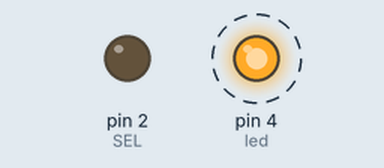
Recording of a sketch running on a simulated Arduino Uno, built with avr-gcc and run on an emulated ATmega328P. Parts: output pins drawn as LEDs (lit = HIGH). Dashed ring = blinking. What the sketch prints to the serial monitor is not drawn.

Above: at 0.5 s.
Timing chart, 0 to 4.6 s (numbered marks = the images above):
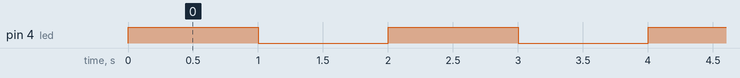

Measured:
- by itself, pin 4 (led): alternates HIGH for 1.0 s and LOW for 1.0 s

The sketch:

blink_test.ino
```cpp
#define SEL 2  // When the SEL pin is held low, the data will be
               //  routed to the PC via the USB-serial bridge.
               //  That port is also the port used for programming
               //  by the Arduino IDE. When in bootloading mode, a
               //  pull-down resistor on the SmartBasic causes it
               //  to remain in programming mode.

#define ARDUINO_IDE   LOW  // Constants to make our routing change
#define BLE_MATE     HIGH //  more obvious. When the SEL pin is
                           //  LOW, data is routed to the
                           //  programming port.

int led = 4;

void setup(){
  Serial.begin(9600);    // Set up the hardware serial port.

  pinMode(SEL, OUTPUT);    // Make the select line an output...
  digitalWrite(SEL, ARDUINO_IDE); // ...and connect the board to
                           //  the Arduino IDE's terminal.

  pinMode(led, OUTPUT);
}

void loop(){
  Serial.flush();
  digitalWrite(SEL, ARDUINO_IDE);
  Serial.println("Hello world");

  digitalWrite(led, HIGH);
  delay(1000);
  digitalWrite(led, LOW);
  delay(1000);
}
```
